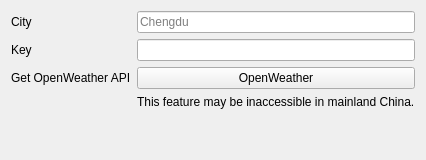
     <widget class="QWidget" name="tab_6">
      <attribute name="title">
       <string>Weather API</string>
      </attribute>
      <layout class="QGridLayout" name="gridLayout_6">
       <item row="0" column="1">
        <widget class="QLineEdit" name="lineEdit_7">
         <property name="placeholderText">
          <string>Chengdu</string>
         </property>
        </widget>
       </item>
       <item row="3" column="1">
        <widget class="QLabel" name="label_23">
         <property name="text">
          <string>This feature may be inaccessible in mainland China.</string>
         </property>
        </widget>
       </item>
       <item row="1" column="0">
        <widget class="QLabel" name="label_21">
         <property name="text">
          <string>Key</string>
         </property>
        </widget>
       </item>
       <item row="2" column="1">
        <widget class="QPushButton" name="pushButton_4">
         <property name="toolTip">
          <string>https://home.openweathermap.org/api_keys</string>
         </property>
         <property name="text">
          <string>OpenWeather</string>
         </property>
        </widget>
       </item>
       <item row="2" column="0">
        <widget class="QLabel" name="label_22">
         <property name="text">
          <string>Get OpenWeather API</string>
         </property>
        </widget>
       </item>
       <item row="0" column="0">
        <widget class="QLabel" name="label_20">
         <property name="text">
          <string>City</string>
         </property>
        </widget>
       </item>
       <item row="1" column="1">
        <widget class="QLineEdit" name="lineEdit_8"/>
       </item>
       <item row="4" column="1">
        <spacer name="verticalSpacer_4">
         <property name="orientation">
          <enum>Qt::Orientation::Vertical</enum>
         </property>
         <property name="sizeHint" stdset="0">
          <size>
           <width>20</width>
           <height>40</height>
          </size>
         </property>
        </spacer>
       </item>
      </layout>
     </widget>
